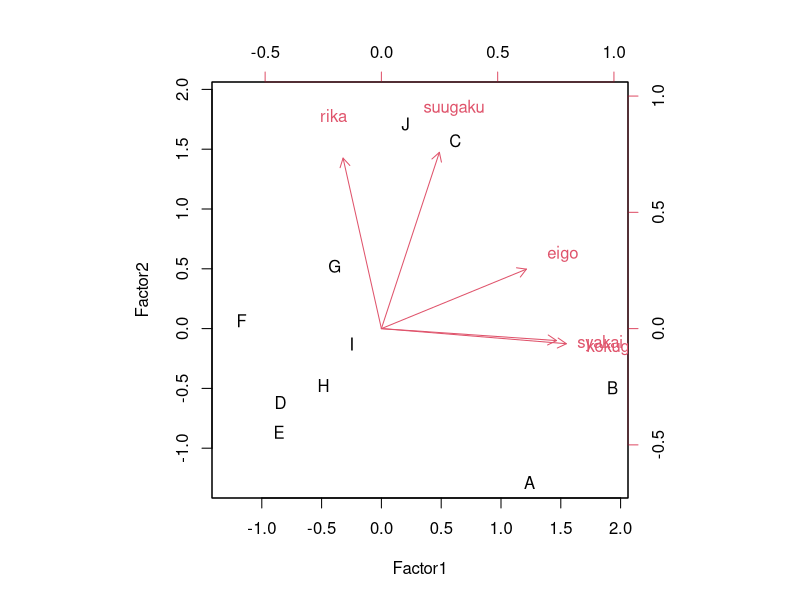
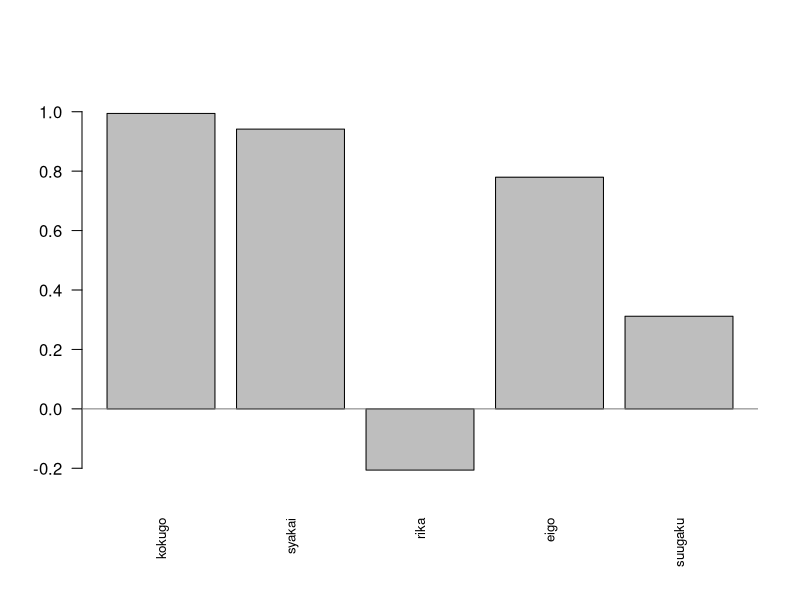
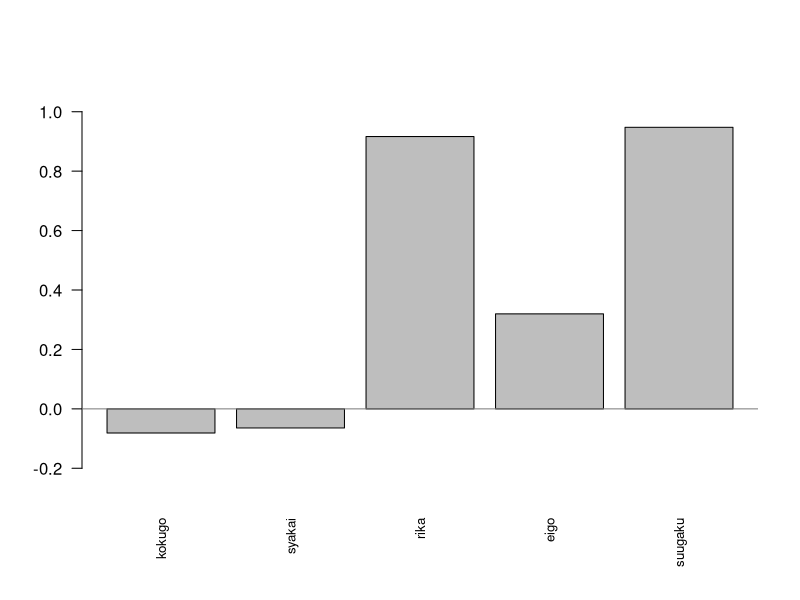

Source code (R) for these figures, in order:
setwd("/Users/kakigoori/Desktop/data/13")

dir.create("./answers/plots_pdf", recursive=TRUE, showWarnings=FALSE)

jyuku <- read.table("./gakusyuujyuku.csv", header=T, sep=",")

jyuku

head(jyuku)

jyuku_fact <- factanal(jyuku[,-1], factors=2, scores="regression", rotation="varimax")

str(jyuku_fact)

jyuku_fact

jyuku_fact$loadings[,1:2]

apply(jyuku_fact$loadings, 1, function(x){1-sum(x^2)})

jyuku_fact$scores

pdf("./answers/plots_pdf/18-12A_jyuku_biplot.pdf", width=8.5, height=6.2)
biplot(jyuku_fact$scores, jyuku_fact$loadings, xlabs=jyuku[,1])
dev.off()

pdf("./answers/plots_pdf/18-12A_jyuku_factor1_bar.pdf", width=8, height=5.2)
barplot(jyuku_fact$loadings[,1], cex.names=0.8, las=2, ylim=c(-0.3,1.1))
abline(h=0, col="gray50")
dev.off()

pdf("./answers/plots_pdf/18-12A_jyuku_factor2_bar.pdf", width=8, height=5.2)
barplot(jyuku_fact$loadings[,2], cex.names=0.8, las=2, ylim=c(-0.3,1.1))
abline(h=0, col="gray50")
dev.off()
